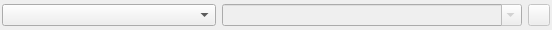
<?xml version="1.0" encoding="UTF-8"?>
<ui version="4.0">
 <class>spm_filter_line</class>
 <widget class="QWidget" name="spm_filter_line">
  <property name="geometry">
   <rect>
    <x>0</x>
    <y>0</y>
    <width>552</width>
    <height>30</height>
   </rect>
  </property>
  <property name="sizePolicy">
   <sizepolicy hsizetype="MinimumExpanding" vsizetype="Fixed">
    <horstretch>0</horstretch>
    <verstretch>0</verstretch>
   </sizepolicy>
  </property>
  <property name="windowTitle">
   <string>Form</string>
  </property>
  <property name="windowIcon">
   <iconset resource="gex.qrc">
    <normaloff>:/gex/icons/gex_application_48x48.png</normaloff>:/gex/icons/gex_application_48x48.png</iconset>
  </property>
  <layout class="QGridLayout" name="grid">
   <property name="leftMargin">
    <number>2</number>
   </property>
   <property name="topMargin">
    <number>2</number>
   </property>
   <property name="rightMargin">
    <number>2</number>
   </property>
   <property name="bottomMargin">
    <number>2</number>
   </property>
   <item row="0" column="2">
    <widget class="QToolButton" name="picker_value">
     <property name="enabled">
      <bool>false</bool>
     </property>
     <property name="sizePolicy">
      <sizepolicy hsizetype="Fixed" vsizetype="Fixed">
       <horstretch>0</horstretch>
       <verstretch>0</verstretch>
      </sizepolicy>
     </property>
     <property name="maximumSize">
      <size>
       <width>22</width>
       <height>22</height>
      </size>
     </property>
     <property name="styleSheet">
      <string notr="true"/>
     </property>
     <property name="text">
      <string/>
     </property>
     <property name="icon">
      <iconset resource="../../gex.qrc">
       <normaloff>:/gex/icons/combo.png</normaloff>:/gex/icons/combo.png</iconset>
     </property>
     <property name="iconSize">
      <size>
       <width>32</width>
       <height>32</height>
      </size>
     </property>
     <property name="toolButtonStyle">
      <enum>Qt::ToolButtonIconOnly</enum>
     </property>
     <property name="autoRaise">
      <bool>false</bool>
     </property>
    </widget>
   </item>
   <item row="0" column="1">
    <widget class="QComboBox" name="combo_value">
     <property name="enabled">
      <bool>false</bool>
     </property>
     <property name="sizePolicy">
      <sizepolicy hsizetype="MinimumExpanding" vsizetype="Fixed">
       <horstretch>0</horstretch>
       <verstretch>0</verstretch>
      </sizepolicy>
     </property>
     <property name="minimumSize">
      <size>
       <width>300</width>
       <height>0</height>
      </size>
     </property>
     <property name="baseSize">
      <size>
       <width>240</width>
       <height>0</height>
      </size>
     </property>
     <property name="editable">
      <bool>true</bool>
     </property>
    </widget>
   </item>
   <item row="0" column="0">
    <widget class="QComboBox" name="combo_key">
     <property name="sizePolicy">
      <sizepolicy hsizetype="MinimumExpanding" vsizetype="Fixed">
       <horstretch>0</horstretch>
       <verstretch>0</verstretch>
      </sizepolicy>
     </property>
     <property name="minimumSize">
      <size>
       <width>200</width>
       <height>0</height>
      </size>
     </property>
     <property name="baseSize">
      <size>
       <width>120</width>
       <height>0</height>
      </size>
     </property>
     <property name="currentText">
      <string/>
     </property>
    </widget>
   </item>
  </layout>
 </widget>
 <resources>
  <include location="../../gex.qrc"/>
 </resources>
 <connections/>
</ui>
